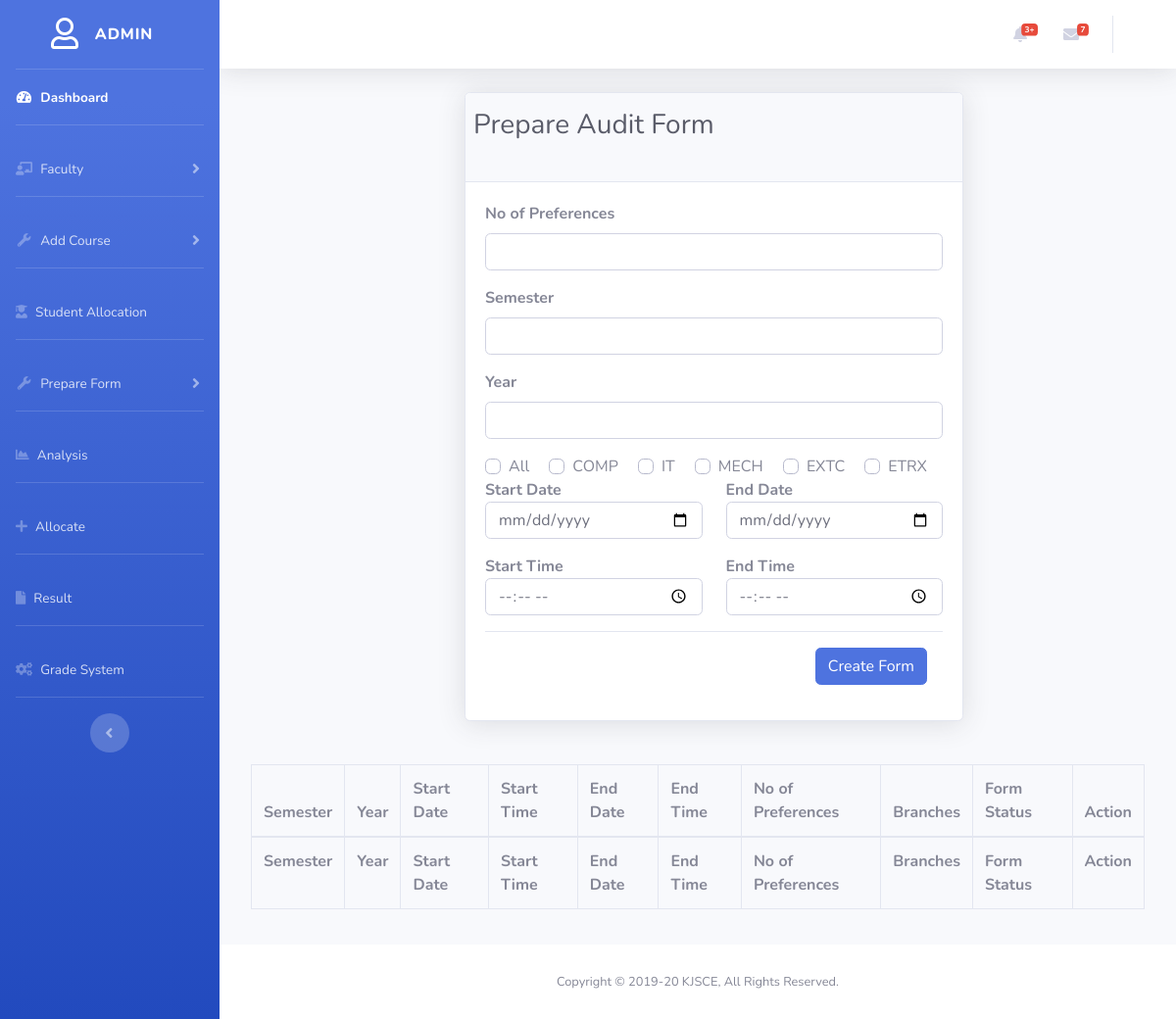
Before: /admin/prepare_form_ac.php with the older database file.
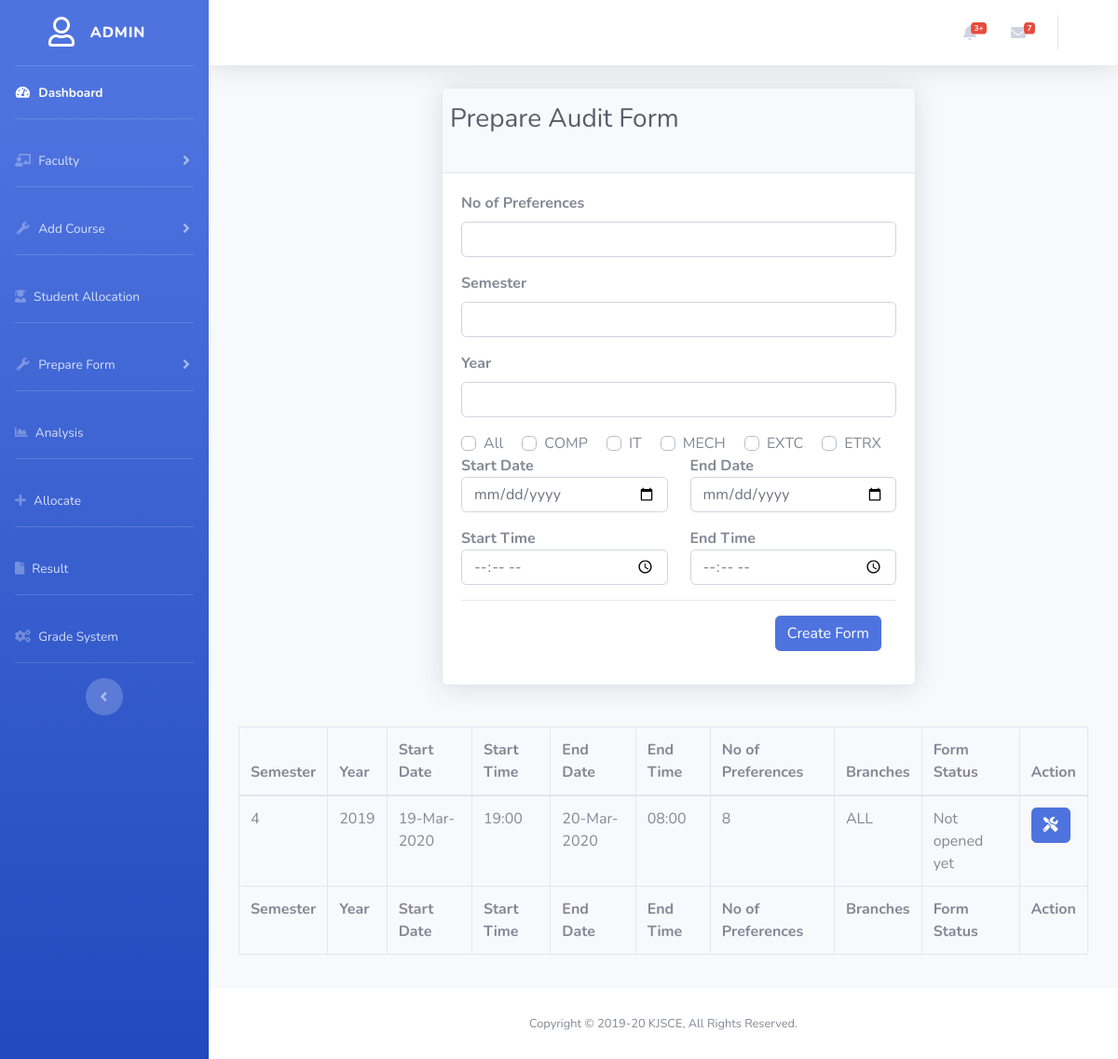
After: the same page with the newer database file.
### tables this page shows
CREATE TABLE `audit_form` (
  `sem` int(11) NOT NULL,
  `year` varchar(4) NOT NULL,
  `email_id` varchar(50) NOT NULL,
  `timestamp_created` varchar(30) NOT NULL,
  `start_timestamp` varchar(30) NOT NULL,
  `end_timestamp` varchar(30) NOT NULL,
  `no_of_preferences` int(11) NOT NULL
);

### admin/prepare_form_ac.php (the view, shortened to what this page needs)
<?php
include('../includes/header.php');
?>
<?php include('sidebar.php'); ?>
<?php include('../includes/topbar.php'); ?>
<div class="container-fluid">
    <div class="row">
        <div class="offset-lg-3 offset-md-3">
            <div class="card shadow mb-4">
                <div class="card-header py-3">
                    <div class="row align-items-center">
                        <h1 class="h3 mb-4 text-gray-800">Prepare Audit Form</h1>
                    </div>
                </div>
                <div class="card-body">
                    <form action="ic_queries/prepare_form_ac_queries.php" method="POST">
                        <div class="form-group">
                            <label for="exampleInputPreference"><b>No of Preferences</b></label>
                            <input type="number" required class="form-control" id="exampleInputPreference" name="nop">
                        </div>
                        <div class="form-group">
                            <label for="exampleInputSem"><b>Semester</b></label>
                            <input type="number" required class="form-control" id="exampleInputSem" name="sem">
                        </div>
                        <div class="form-group">
                            <label for="exampleInputYear"><b>Year</b></label>
                            <input type="year" required class="form-control" id="exampleInputYear" name="year">
                        </div>
                        <div class="custom-control custom-checkbox custom-control-inline">
                            <label class="custom-control-label" for="customCheck1">All</label>
                        </div>
                        <div class="custom-control custom-checkbox custom-control-inline">
                            <label class="custom-control-label" for="customCheck2">COMP</label>
                        </div>
                        <div class="custom-control custom-checkbox custom-control-inline">
                            <label class="custom-control-label" for="customCheck3">IT</label>
                        </div>
                        <div class="custom-control custom-checkbox custom-control-inline">
                            <label class="custom-control-label" for="customCheck4">MECH</label>
                        </div>
                        <div class="custom-control custom-checkbox custom-control-inline">
                            <label class="custom-control-label" for="customCheck5">EXTC</label>
                        </div>
                        <div class="custom-control custom-checkbox custom-control-inline">
                            <label class="custom-control-label" for="customCheck6">ETRX</label>
                        </div>
                        <div class="row">
                            <div class="col-6">
                                <div class="form-group">
                                    <label class="form-check-label" for="exampleInputStartDate"><b>Start Date</b></label>
                                    <input type="date" required class="form-control" id="exampleInputStartDate" name="start_date">
                                </div>
                                <div class="form-group">
                                    <label class="form-check-label" for="exampleInputStartDate"><b>Start Time</b></label>
                                    <input type="time" required class="form-control" id="exampleInputStartTime" name="start_time">
                                </div>
                            </div>
                            <div class="col-6">
                                <div class="form-group">
                                    <label class="form-check-label" for="exampleInputStartDate"><b>End Date</b></label>
                                    <input type="date" required class="form-control" id="exampleInputEndDate" name="end_date">
                                </div>
                                <div class="form-group">
                                    <label class="form-check-label" for="exampleInputStartDate"><b>End Time</b></label>
                                    <input type="time" required class="form-control" id="exampleInputEndTime" name="end_time">
                                </div>
                            </div>
                        </div>
                        <div class="modal-footer">
                            <button type="submit" class="btn btn-primary align-center" name="createForm">Create Form</button>
                        </div>
                    </form>
                </div>
            </div>
        </div>
        <div class="card-body">
            <div class="table-responsive">
                <table class="table table-bordered" id="dataTable" width="100%" cellspacing="0">
                    <thead>
                        <tr>
                            <th>Semester</th>
                            <th>Year</th>
                            <th>Start Date</th>
                            <th>Start Time</th>
                            <th>End Date</th>
                            <th>End Time</th>
                            <th>No of Preferences</th>
                            <th>Branches</th>
                            <th>Form Status</th>
                            <th>Action</th>
                        </tr>
                    </thead>
                    <tfoot>
                        <tr>
                            <th>Semester</th>
                            <th>Year</th>
                            <th>Start Date</th>
                            <th>Start Time</th>
                            <th>End Date</th>
                            <th>End Time</th>
                            <th>No of Preferences</th>
                            <th>Branches</th>
                            <th>Form Status</th>
                            <th>Action</th>
                        </tr>
                    </tfoot>
                    <tbody>
                        <?php
                        include_once('../config.php');
                        $sql = "SELECT sem,year,start_timestamp,end_timestamp,no_of_preferences FROM audit_form";
                        $result = mysqli_query($conn, $sql);
                        if (mysqli_num_rows($result) > 0) {
                            $count = 500;
                            while ($row = mysqli_fetch_assoc($result)) {
                                $status = "Not opened yet";
                                $start_timestamp = $row['start_timestamp'];
                                $end_timestamp = $row['end_timestamp'];
                                $sArr = explode(" ", $start_timestamp);
                                $start_date = $sArr[0];
                                $start_time = $sArr[1];
                                $eArr = explode(" ", $end_timestamp);
                                $end_date = $eArr[0];
                                $end_time = $eArr[1];
                                echo '
                            <tr>
                            <td>' . $row['sem'] . '</td>
                            <td>' . $row['year'] . '</td>
                            <td>' . date("d-M-Y", strtotime($start_date)) . '</td>
                            <td>' . $start_time . '</td>
                            <td>' . date("d-M-Y", strtotime($end_date)) . '</td>
                            <td>' . $end_time . '</td>
                            <td>' . $row['no_of_preferences'] . '</td>
                            <td>ALL</td>
                            <td>' . $status . '</td>
                            <td>
                                <button type="button" class="btn btn-primary icon-btn" data-toggle="modal" data-target="#exampleModalCenter' . $count . '">
                                    <i class="fas fa-tools"></i>
                                </button>
                                <div class="modal fade" id="exampleModalCenter' . $count . '" tabindex="-1" role="dialog" aria-labelledby="exampleModalCenterTitle1" aria-hidden="true">
                                                        ' . $count . '' . $count . '
                                                        <a class="nav-item nav-link" id="nav-update-tab" data-toggle="tab" href="#nav-update' . $count . '" role="tab" aria-controls="nav-update' . $count . '" aria-selected="false">Update</a>
                                                    <div class="tab-pane fade show active" id="nav-delete' . $count . '" role="tabpanel" aria-labelledby="nav-delete-tab">
                                                                <input type="hidden" name="sem" value="' . $row['sem'] . '">
                                                                <input type="hidden" name="year" value="' . $row['year'] . '">
                                                    </div>
                                                    <div class="tab-pane fade" id="nav-update' . $count . '" role="tabpanel" aria-labelledby="nav-update-tab">
                                                                <input type="number" required class="form-control" name="nop" value="' . $row['no_of_preferences'] . '">
                                                                <input type="number" required class="form-control" name="sem" value="' . $row['sem'] . '">
                                                                <input type="hidden" required class="form-control" name="oldsem" value="' . $row['sem'] . '">
                                                                <input type="year" required class="form-control" name="year" value="' . $row['year'] . '">
                                                                <input type="hidden" required class="form-control" name="oldyear" value="' . $row['year'] . '">
                                                                        <input type="date" required class="form-control" name="start_date" value="' . $start_date . '">
                                                                        <input type="time" required class="form-control"  name="start_time" value="' . $start_time . '">
                                                                        <input type="date" required class="form-control" name="end_date" value="' . $end_date . '">
                                                                        <input type="time" required class="form-control"  name="end_time" value="' . $end_time . '">
                                                    </div>
                                </div>
                            </td>
                        </tr>
                            ';
                                $count++;
                            }
                        }
                        ?>
                    </tbody>
                </table>
            </div>
        </div>
    </div>
    <?php include('../includes/footer.php');
    include('../includes/scripts.php');
    ?>

### includes/header.php (shortened to what this page needs)
<!DOCTYPE html>
<html lang="en">
<head>
  <link href="../vendor/fontawesome-free/css/all.min.css" rel="stylesheet" type="text/css">
  <link href="../vendor/css/sb-admin-2.min.css" rel="stylesheet">
  <link href="../vendor/datatables/dataTables.bootstrap4.min.css" rel="stylesheet">
</head>
<body id="page-top">
  <div id="wrapper">

### admin/sidebar.php (shortened to what this page needs)
<ul class="navbar-nav bg-gradient-primary sidebar sidebar-dark accordion" id="accordionSidebar">
  <a class="sidebar-brand d-flex align-items-center justify-content-center" href="index.php">
    <div class="sidebar-brand-icon ">
      <i class="far fa-user"></i>
    </div>
    <div class="sidebar-brand-text mx-3">Admin</div>
  </a>
  <hr class="sidebar-divider my-0">
  <li class="nav-item active">
    <a class="nav-link" href="index.php">
      <i class="fas fa-fw fa-tachometer-alt"></i>
      <span>Dashboard</span></a>
  </li>
  <hr class="sidebar-divider">
  <li class="nav-item">
    <a class="nav-link collapsed" href="#" data-toggle="collapse" data-target="#collapseTwo" aria-expanded="true" aria-controls="collapseTwo">
      <i class="fas fa-chalkboard-teacher"></i>
      <span>Faculty</span>
    </a>
  </li>
  <hr class="sidebar-divider">
  <li class="nav-item">
    <a class="nav-link collapsed" href="#" data-toggle="collapse" data-target="#collapsePages4" aria-expanded="true" aria-controls="collapseUtilities">
      <i class="fas fa-fw fa-wrench"></i>
      <span>Add Course</span>
    </a>
  </li>
  <hr class="sidebar-divider">
  <li class="nav-item">
    <a class="nav-link" href="studentallocation.php">
      <i class="fas fa-user-graduate"></i>
      <span>Student Allocation</span></a>
  </li>
  <hr class="sidebar-divider">
  <li class="nav-item">
    <a class="nav-link collapsed" href="#" data-toggle="collapse" data-target="#collapsePages1" aria-expanded="true" aria-controls="collapseUtilities">
      <i class="fas fa-fw fa-wrench"></i>
      <span>Prepare Form</span>
    </a>
  </li>
  <hr class="sidebar-divider">
  <li class="nav-item">
    <a class="nav-link" href="analysis.php">
      <i class="fas fa-chart-area"></i>
      <span>Analysis</span></a>
  </li>
  <hr class="sidebar-divider">
  <li class="nav-item">
    <a class="nav-link" href="allocate.php">
      <i class="fas fa-plus"></i>
      <span>Allocate</span></a>
  </li>
  <hr class="sidebar-divider">
  <li class="nav-item">
    <a class="nav-link" href="result.php">
      <i class="fas fa-file"></i>
      <span>Result</span></a>
  </li>
  <hr class="sidebar-divider">
  <li class="nav-item">
    <a class="nav-link" href="grade.php">
      <i class="fas fa-cogs"></i>
      <span>Grade System</span></a>
  </li>
  <hr class="sidebar-divider d-none d-md-block">
  <div class="text-center d-none d-md-inline">
    <button class="rounded-circle border-0" id="sidebarToggle"></button>
  </div>
</ul>
<div id="content-wrapper" class="d-flex flex-column">
  <div id="content">

### includes/topbar.php (shortened to what this page needs)
<nav class="navbar navbar-expand navbar-light bg-white topbar mb-4 static-top shadow">
  <ul class="navbar-nav ml-auto">
    <li class="nav-item dropdown no-arrow mx-1">
      <a class="nav-link dropdown-toggle" href="#" id="alertsDropdown" role="button" data-toggle="dropdown" aria-haspopup="true" aria-expanded="false">
        <i class="fas fa-bell fa-fw"></i>
        <span class="badge badge-danger badge-counter">3+</span>
      </a>
    </li>
    <li class="nav-item dropdown no-arrow mx-1">
      <a class="nav-link dropdown-toggle" href="#" id="messagesDropdown" role="button" data-toggle="dropdown" aria-haspopup="true" aria-expanded="false">
        <i class="fas fa-envelope fa-fw"></i>
        <span class="badge badge-danger badge-counter">7</span>
      </a>
    </li>
    <li class="nav-item dropdown no-arrow">
      <a class="nav-link dropdown-toggle" href="#" id="userDropdown" role="button" data-toggle="dropdown" aria-haspopup="true" aria-expanded="false">
      </a>
    </li>
  </ul>
</nav>

### includes/footer.php (shortened to what this page needs)
</div>
<footer class="sticky-footer bg-white">
  <div class="container my-auto">
    <div class="copyright text-center my-auto">
      <span>Copyright &copy; 2019-20 KJSCE, All Rights Reserved.</span>
    </div>
  </div>
</footer>
</div>
</div>

### includes/scripts.php (shortened to what this page needs)
</body>
</html>

Changed rows visible on the page:
added audit_form: sem "4", year "2019", start_timestamp "19-Mar-2020", start_timestamp "19:00", end_timestamp "20-Mar-2020", end_timestamp "08:00", no_of_preferences "8", status "Not opened yet"
